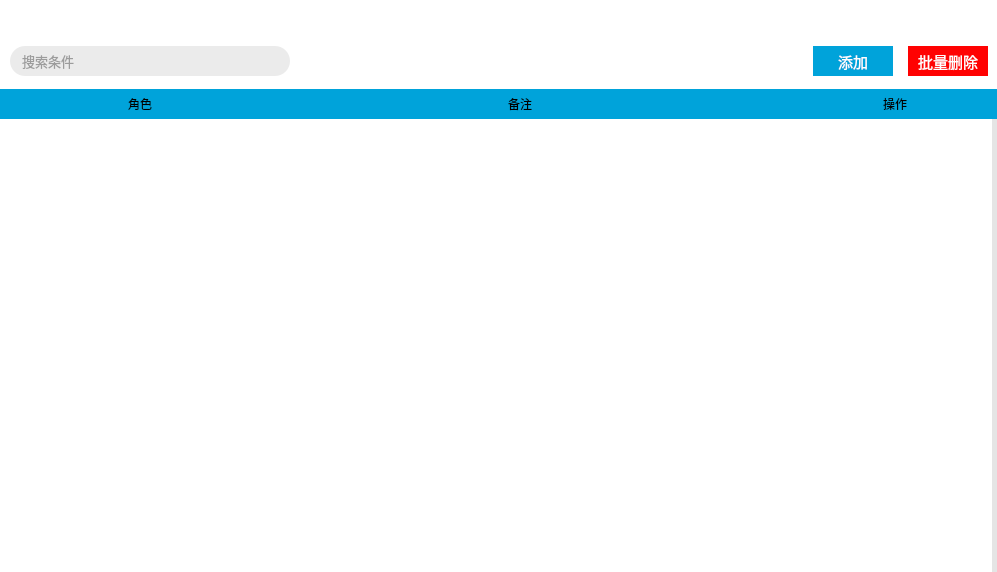
<?xml version="1.0" encoding="UTF-8"?>
<ui version="4.0">
 <class>UiRoleMgr</class>
 <widget class="QWidget" name="UiRoleMgr">
  <property name="geometry">
   <rect>
    <x>0</x>
    <y>0</y>
    <width>997</width>
    <height>572</height>
   </rect>
  </property>
  <property name="windowTitle">
   <string>Form</string>
  </property>
  <property name="styleSheet">
   <string notr="true">.QGroupBox{border:none;background-color:#FFFFFF;}
.QPushButton{font-family:&quot;宋体&quot;;font-size:11pt;color:white;background:transparent;}
.QCheckBox{background:transparent;margin-left:5px;}
#lineSearch{background-color:#FFEBEBEB;color:#FF4D4D4D;border-radius: 15px; border: 2px; padding:0 0 0 10;}
#btnRoleAdd{background-color: rgb(68,99,190);}
#btnRoleDel{background-color: rgb(255,62,62);}
#gbxRoleTableHeader{background-color:#FF00A3DA;}
#gbxRoleTableHeader QLabel{qproperty-alignment: 'AlignHCenter|AlignVCenter';font-size:9pt;text-align:left}
QListWidget{border:none;background:transparent;}
QListWidget::item{border-bottom:1px solid black;}
QListWidget::item .QLabel{qproperty-alignment: 'AlignHCenter|AlignVCenter';font-size:9pt;text-align:left;}
QListWidget::item .QPushButton{qproperty-alignment: ' AlignHCenter|AlignVCenter'; font-size:9pt;}

QListWidget::item:hover{background-color:#e5f3ff;}
QListWidget::item:pressed{background-color:#cde8ff;color:#FF4D4D4D}

#btnRoleAdd{background-color:#FF00A3DA;border:none;}
#btnRoleAdd:hover{background-color:#8F00A3DA;}

#btnRoleDel{background-color: rgb(255, 2, 2);border:none;}
#btnRoleDel:hover{background-color:rgb(255, 111, 92);}

QScrollBar{border:none;background:transparent;}
QScrollBar:vertical{width:5px;background:transparent;margin:0px,0px,0px,0px;padding-top:0px;padding-bottom:0px;}
QScrollBar::handle:vertical{width:5px;background:rgba(0,0,0,10%);border-radius:4px;min-height:60;}
QScrollBar::handle:vertical:hover{width:5px;background:rgba(0,0,0,20%);border-radius:4px;min-height:60;}
QScrollBar::add-line:vertical{height:0px;width:0px;subcontrol-position:bottom;}
QScrollBar::sub-line:vertical{height:0px;width:0px;subcontrol-position:top;}
QScrollBar::add-line:vertical:hover{height:0px;width:0px;subcontrol-position:bottom;}
QScrollBar::sub-line:vertical:hover{height:0px;width:0px;subcontrol-position:top;}
QScrollBar::sub-page:vertical{background: none;}
QScrollBar::add-page:vertical{background: none;}

QCheckBox{background:transparent;}
QCheckBox::indicator { width: 20px;height: 20px;}
QCheckBox::indicator:checked { image: url(./Res/checkbox-checked.png); } 
QCheckBox::indicator:unchecked {image: url(./Res/checkbox-unchecked.png);}

#optEdit{color:#4454a6;}
#optRight{color:#0ab363;}
#optDel{color:#e54356;}

#optEdit{background-color:#FF00A3DA;border:none;}
#optEdit:hover{background-color:#8F00A3DA;}
#optRight{background-color:#05a33a;border:none;}
#optRight:hover{background-color:#24da10;}
#optDel{background-color: rgb(255, 2, 2);border:none;}
#optDel:hover{background-color:rgb(255, 111, 92);}</string>
  </property>
  <layout class="QVBoxLayout" name="verticalLayout">
   <property name="spacing">
    <number>0</number>
   </property>
   <property name="leftMargin">
    <number>0</number>
   </property>
   <property name="topMargin">
    <number>0</number>
   </property>
   <property name="rightMargin">
    <number>0</number>
   </property>
   <property name="bottomMargin">
    <number>0</number>
   </property>
   <item>
    <widget class="QGroupBox" name="groupBox_9">
     <property name="minimumSize">
      <size>
       <width>0</width>
       <height>80</height>
      </size>
     </property>
     <property name="maximumSize">
      <size>
       <width>16777215</width>
       <height>80</height>
      </size>
     </property>
     <property name="styleSheet">
      <string notr="true"/>
     </property>
     <property name="title">
      <string/>
     </property>
     <layout class="QHBoxLayout" name="horizontalLayout_9">
      <property name="spacing">
       <number>0</number>
      </property>
      <property name="leftMargin">
       <number>0</number>
      </property>
      <property name="topMargin">
       <number>0</number>
      </property>
      <property name="bottomMargin">
       <number>0</number>
      </property>
      <item>
       <layout class="QGridLayout" name="gridLayout_3">
        <property name="leftMargin">
         <number>10</number>
        </property>
        <property name="rightMargin">
         <number>0</number>
        </property>
        <property name="spacing">
         <number>0</number>
        </property>
        <item row="1" column="2">
         <widget class="QPushButton" name="btnRoleAdd">
          <property name="minimumSize">
           <size>
            <width>80</width>
            <height>30</height>
           </size>
          </property>
          <property name="maximumSize">
           <size>
            <width>80</width>
            <height>30</height>
           </size>
          </property>
          <property name="font">
           <font>
            <family>宋体</family>
            <pointsize>11</pointsize>
           </font>
          </property>
          <property name="autoFillBackground">
           <bool>false</bool>
          </property>
          <property name="styleSheet">
           <string notr="true"/>
          </property>
          <property name="text">
           <string>添加</string>
          </property>
          <property name="iconSize">
           <size>
            <width>16</width>
            <height>16</height>
           </size>
          </property>
         </widget>
        </item>
        <item row="1" column="4">
         <widget class="QPushButton" name="btnRoleDel">
          <property name="minimumSize">
           <size>
            <width>80</width>
            <height>30</height>
           </size>
          </property>
          <property name="maximumSize">
           <size>
            <width>80</width>
            <height>30</height>
           </size>
          </property>
          <property name="font">
           <font>
            <family>宋体</family>
            <pointsize>11</pointsize>
           </font>
          </property>
          <property name="styleSheet">
           <string notr="true"/>
          </property>
          <property name="text">
           <string>批量删除</string>
          </property>
         </widget>
        </item>
        <item row="0" column="0">
         <widget class="QLabel" name="label">
          <property name="minimumSize">
           <size>
            <width>0</width>
            <height>40</height>
           </size>
          </property>
          <property name="maximumSize">
           <size>
            <width>16777215</width>
            <height>40</height>
           </size>
          </property>
          <property name="font">
           <font>
            <family>宋体</family>
            <pointsize>14</pointsize>
           </font>
          </property>
          <property name="styleSheet">
           <string notr="true">color:white;</string>
          </property>
          <property name="text">
           <string>角色管理</string>
          </property>
         </widget>
        </item>
        <item row="1" column="1">
         <spacer name="horizontalSpacer">
          <property name="orientation">
           <enum>Qt::Horizontal</enum>
          </property>
          <property name="sizeHint" stdset="0">
           <size>
            <width>40</width>
            <height>20</height>
           </size>
          </property>
         </spacer>
        </item>
        <item row="1" column="0">
         <widget class="QLineEdit" name="lineSearch">
          <property name="minimumSize">
           <size>
            <width>0</width>
            <height>30</height>
           </size>
          </property>
          <property name="maximumSize">
           <size>
            <width>280</width>
            <height>30</height>
           </size>
          </property>
          <property name="font">
           <font>
            <family>Arial</family>
            <pointsize>10</pointsize>
           </font>
          </property>
          <property name="tabletTracking">
           <bool>false</bool>
          </property>
          <property name="inputMask">
           <string/>
          </property>
          <property name="maxLength">
           <number>32767</number>
          </property>
          <property name="echoMode">
           <enum>QLineEdit::Normal</enum>
          </property>
          <property name="cursorPosition">
           <number>0</number>
          </property>
          <property name="placeholderText">
           <string>搜索条件 </string>
          </property>
          <property name="clearButtonEnabled">
           <bool>false</bool>
          </property>
         </widget>
        </item>
        <item row="1" column="3">
         <widget class="QLabel" name="label_5">
          <property name="minimumSize">
           <size>
            <width>15</width>
            <height>0</height>
           </size>
          </property>
          <property name="text">
           <string/>
          </property>
         </widget>
        </item>
       </layout>
      </item>
     </layout>
    </widget>
   </item>
   <item>
    <widget class="QGroupBox" name="groupBox_10">
     <property name="styleSheet">
      <string notr="true"/>
     </property>
     <property name="title">
      <string/>
     </property>
     <layout class="QHBoxLayout" name="horizontalLayout_7">
      <property name="spacing">
       <number>0</number>
      </property>
      <property name="leftMargin">
       <number>0</number>
      </property>
      <property name="rightMargin">
       <number>0</number>
      </property>
      <property name="bottomMargin">
       <number>0</number>
      </property>
      <item>
       <widget class="QGroupBox" name="groupBox_14">
        <property name="styleSheet">
         <string notr="true"/>
        </property>
        <property name="title">
         <string/>
        </property>
        <layout class="QHBoxLayout" name="horizontalLayout_19">
         <property name="spacing">
          <number>0</number>
         </property>
         <property name="leftMargin">
          <number>0</number>
         </property>
         <property name="topMargin">
          <number>0</number>
         </property>
         <property name="rightMargin">
          <number>0</number>
         </property>
         <property name="bottomMargin">
          <number>0</number>
         </property>
         <item>
          <layout class="QVBoxLayout" name="verticalLayout_7">
           <property name="spacing">
            <number>0</number>
           </property>
           <item>
            <widget class="QGroupBox" name="gbxRoleTableHeader">
             <property name="minimumSize">
              <size>
               <width>0</width>
               <height>30</height>
              </size>
             </property>
             <property name="maximumSize">
              <size>
               <width>16777215</width>
               <height>30</height>
              </size>
             </property>
             <property name="styleSheet">
              <string notr="true"/>
             </property>
             <property name="title">
              <string/>
             </property>
             <layout class="QHBoxLayout" name="horizontalLayout">
              <property name="spacing">
               <number>0</number>
              </property>
              <property name="leftMargin">
               <number>0</number>
              </property>
              <property name="topMargin">
               <number>0</number>
              </property>
              <property name="rightMargin">
               <number>5</number>
              </property>
              <property name="bottomMargin">
               <number>0</number>
              </property>
              <item>
               <widget class="QCheckBox" name="chkAll">
                <property name="minimumSize">
                 <size>
                  <width>40</width>
                  <height>20</height>
                 </size>
                </property>
                <property name="maximumSize">
                 <size>
                  <width>40</width>
                  <height>20</height>
                 </size>
                </property>
                <property name="layoutDirection">
                 <enum>Qt::LeftToRight</enum>
                </property>
                <property name="styleSheet">
                 <string notr="true"/>
                </property>
                <property name="text">
                 <string/>
                </property>
               </widget>
              </item>
              <item>
               <widget class="QLabel" name="label_12">
                <property name="minimumSize">
                 <size>
                  <width>200</width>
                  <height>0</height>
                 </size>
                </property>
                <property name="maximumSize">
                 <size>
                  <width>200</width>
                  <height>16777215</height>
                 </size>
                </property>
                <property name="layoutDirection">
                 <enum>Qt::LeftToRight</enum>
                </property>
                <property name="text">
                 <string>角色</string>
                </property>
                <property name="alignment">
                 <set>Qt::AlignCenter</set>
                </property>
               </widget>
              </item>
              <item>
               <widget class="QLabel" name="label_13">
                <property name="minimumSize">
                 <size>
                  <width>560</width>
                  <height>0</height>
                 </size>
                </property>
                <property name="maximumSize">
                 <size>
                  <width>560</width>
                  <height>16777215</height>
                 </size>
                </property>
                <property name="text">
                 <string>备注</string>
                </property>
                <property name="alignment">
                 <set>Qt::AlignCenter</set>
                </property>
               </widget>
              </item>
              <item>
               <widget class="QLabel" name="label_14">
                <property name="minimumSize">
                 <size>
                  <width>190</width>
                  <height>0</height>
                 </size>
                </property>
                <property name="maximumSize">
                 <size>
                  <width>190</width>
                  <height>16777215</height>
                 </size>
                </property>
                <property name="text">
                 <string>操作</string>
                </property>
                <property name="alignment">
                 <set>Qt::AlignCenter</set>
                </property>
               </widget>
              </item>
             </layout>
            </widget>
           </item>
           <item>
            <widget class="QListWidget" name="listWidgetRole">
             <property name="styleSheet">
              <string notr="true"/>
             </property>
             <property name="frameShadow">
              <enum>QFrame::Sunken</enum>
             </property>
             <property name="verticalScrollBarPolicy">
              <enum>Qt::ScrollBarAlwaysOn</enum>
             </property>
             <property name="alternatingRowColors">
              <bool>false</bool>
             </property>
             <property name="selectionMode">
              <enum>QAbstractItemView::NoSelection</enum>
             </property>
             <property name="selectionBehavior">
              <enum>QAbstractItemView::SelectRows</enum>
             </property>
            </widget>
           </item>
          </layout>
         </item>
        </layout>
       </widget>
      </item>
     </layout>
    </widget>
   </item>
  </layout>
 </widget>
 <resources/>
 <connections/>
</ui>
